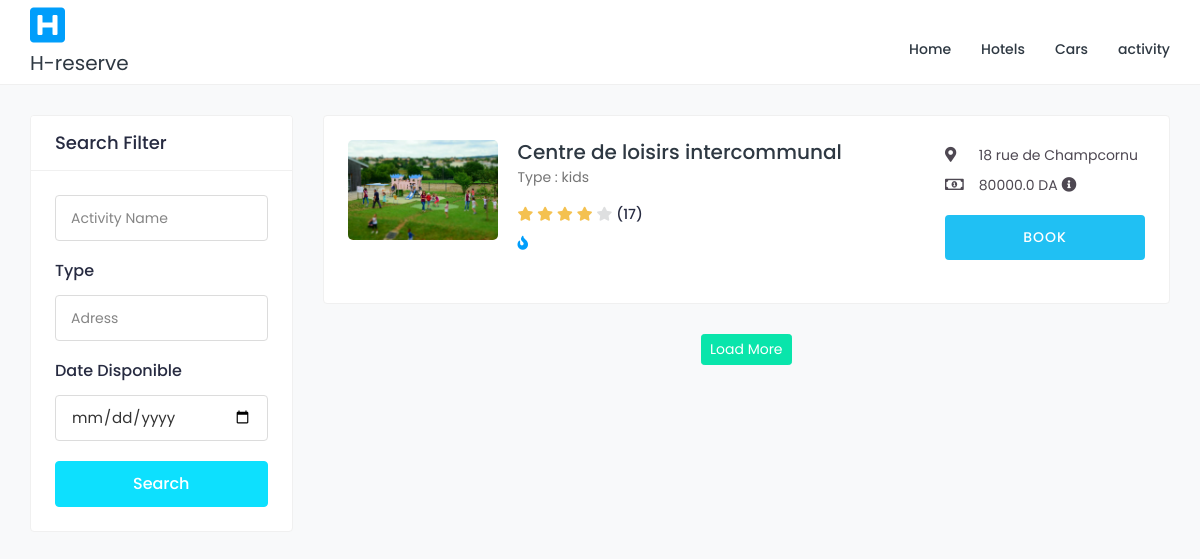
The page /activitys/ on the database its author committed.
### activity/models.py (models this page shows, shortened)
class Activity(models.Model):
    name=models.CharField(max_length=120,null=True)
    phone_number = models.CharField(max_length=10,validators=[phone_regex],)
    type_Activity=models.CharField(max_length=12)
    prix = models.FloatField(default=0)
    address = models.CharField(max_length=120,null=True)
    image = models.ImageField(upload_to='media/Activity/')
    disponibilité = models.BooleanField(default=True)

### activity/views.py (the view)
# urls.py: path("activitys/",activitys,name="activitys"),
def activitys(request):
    if 'aark' in request.GET:
        name=request.GET['name']
        mark=request.GET['mark']
        activitys=Activity.objects.filter(Q(type_activity__icontains=name) & Q(mark__icontains=mark) )
    else:
        activitys=Activity.objects.all()
    context={
        "activitys":activitys
    }
    return render(request,"activity/pages/activity.html",context)

### templates/activity/pages/activity.html (shortened to what this page needs)
{% extends "base.html" %}
{% block content %}
    <div class="content">
        <div class="container-fluid">
            <div class="row">
                <div class="col-md-12 col-lg-4 col-xl-3 theiaStickySidebar">
                <form method="get" action="{% url 'cars' %}">
                    <div class="card search-filter">
                        <div class="card-header">
                            <h4 class="card-title mb-0">Search Filter</h4>
                        </div>
                        <div class="card-body">
                        <div class="filter-widget">
                                <input type="text" name="name" class="form-control " placeholder="Activity Name">
                        </div>
                        <div class="filter-widget">
                            <h4>Type</h4>
                            <input type="text" name="mark" class="form-control " placeholder="Adress">
                        </div>
                        <div class="filter-widget">
                            <h4>Date Disponible</h4>
                            <input type="date" name="mark" class="form-control " placeholder="Mark">
                        </div>
                            <div class="btn-search">
                                <button type="submit" class="btn btn-block">Search</button>
                            </div>
                        </div>
                    </div>
                </form>
                </div>
                <div class="col-md-12 col-lg-8 col-xl-9">
                    {% for activity in activitys %}
                    <div class="card">
                        <div class="card-body">
                            <div class="doctor-widget">
                                <div class="doc-info-left">
                                    <div class="doctor-img">
                                        <a href="{% url 'activity' activity.id %}">
                                            <img src="{{activity.image.url}}" class="img-fluid" alt="User Image">
                                        </a>
                                    </div>
                                    <div class="doc-info-cont">
                                        <h4 class="doc-name"><a href="{% url 'activity' activity.id %}">{{activity.name}}</a></h4>
                                        <p class="doc-speciality">Type : {{activity.type_Activity}}</p>
                                        <div class="rating">
                                            <i class="fas fa-star filled"></i>
                                            <i class="fas fa-star filled"></i>
                                            <i class="fas fa-star filled"></i>
                                            <i class="fas fa-star filled"></i>
                                            <i class="fas fa-star"></i>
                                            <span class="d-inline-block average-rating">(17)</span>
                                        </div>
                                        <div class="clinic-details">
                                            <p class="doc-location"><i class="fas fa-fire text-info"></i> {{activity.puissance}}</p>
                                        </div>
                                    </div>
                                </div>
                                <div class="doc-info-right">
                                    <div class="clini-infos">
                                        <ul>
                                            <li><i class="fas fa-map-marker-alt"></i> {{activity.address}}</li>
                                            <li><i class="far fa-money-bill-alt"></i> {{activity.prix}} DA<i class="fas fa-info-circle mx-1" data-toggle="tooltip" title="Lorem Ipsum"></i> </li>
                                        </ul>
                                    </div>
                                    <div class="clinic-booking">
                                        <a class="apt-btn" href="{% url 'activity' activity.id %}">Book </a>
                                    </div>
                                </div>
                            </div>
                        </div>
                    </div>
                    {% endfor %}
                    <div class="load-more text-center">
                        <a class="btn btn-primary btn-sm" href="javascript:void(0);">Load More</a>
                    </div>
                </div>
            </div>
        </div>
    </div>
{% endblock content %}

### rows shown on the page
Activity: image (picture), name "Centre de loisirs intercommunal", type_Activity "kids", address "18 rue de Champcornu", prix "80000.0"
